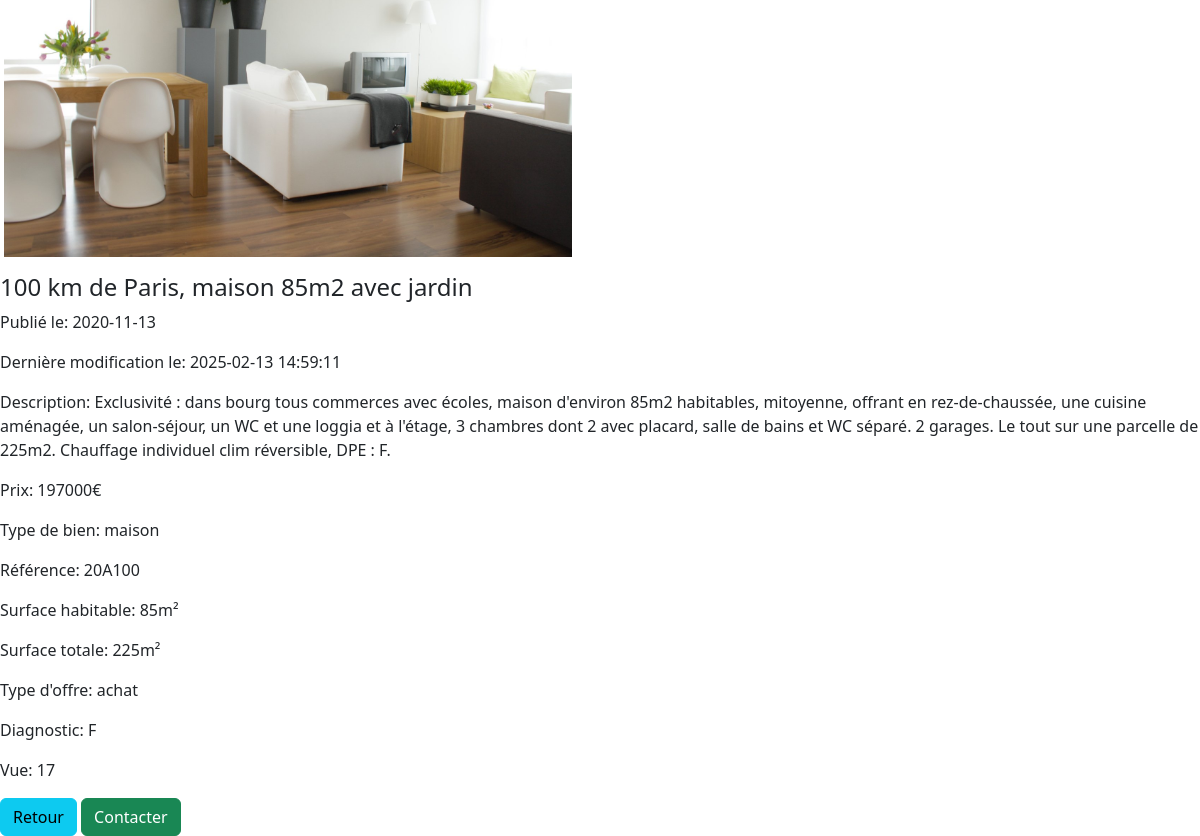
Page /annonce.php?info=1 (lower part) on the earlier database version.
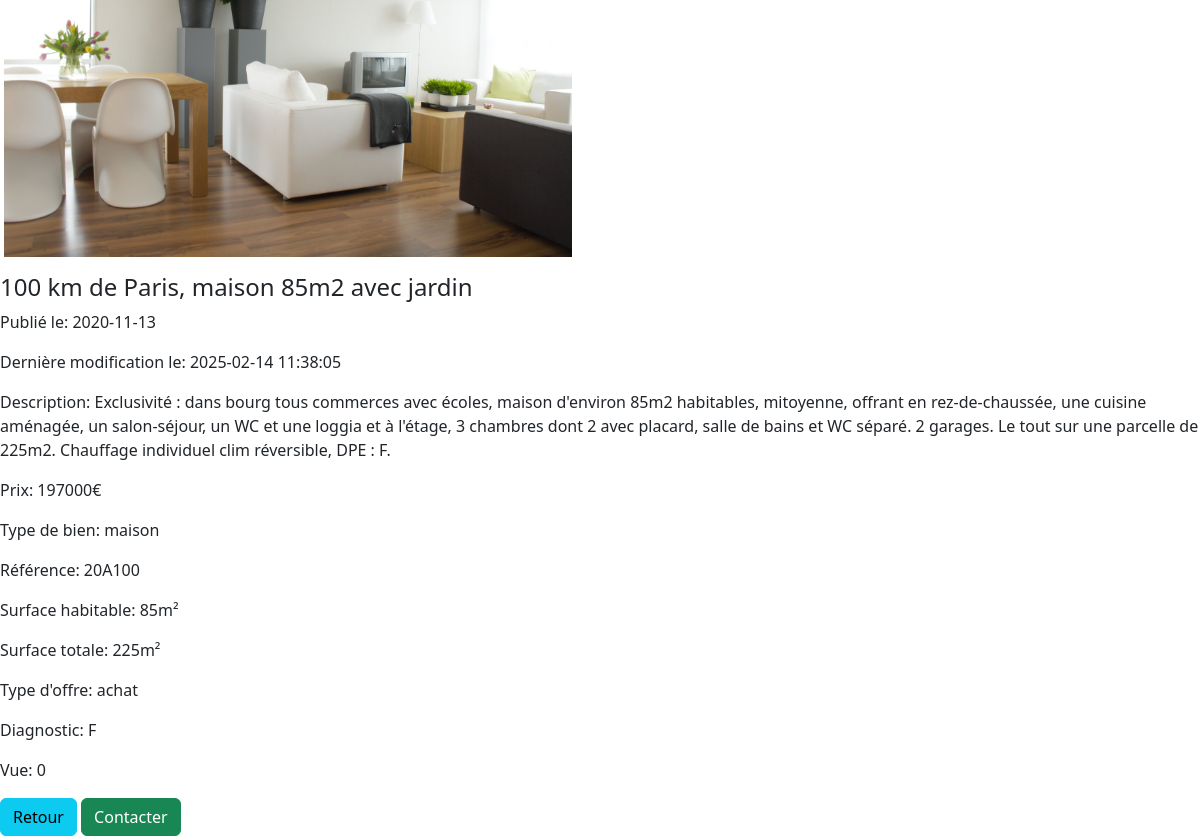
Same page on the later database version.
### tables this page shows
CREATE TABLE IF NOT EXISTS `waz_annonces` (
  `an_id` int(11) NOT NULL AUTO_INCREMENT,
  `an_pieces` int(11) DEFAULT NULL,
  `an_titre` varchar(200) NOT NULL,
  `an_ref` varchar(10) NOT NULL,
  `an_description` text NOT NULL,
  `an_local` varchar(100) DEFAULT NULL,
  `an_surf_hab` int(11) DEFAULT NULL,
  `an_surf_tot` int(11) NOT NULL,
  `an_prix` varchar(13) DEFAULT NULL,
  `an_diagnostic` varchar(1) NOT NULL,
  `an_d_ajout` date NOT NULL,
  `an_d_modif` datetime DEFAULT NULL,
  `an_statut` tinyint(1) NOT NULL,
  `an_vues` int(11) NOT NULL,
  `tb_id` int(11) NOT NULL,
  `u_id` int(11) NOT NULL,
  `to_id` int(11) NOT NULL,
  PRIMARY KEY (`an_id`),
  KEY `tb_id` (`tb_id`),
  KEY `u_id` (`u_id`),
  KEY `to_id` (`to_id`)
);

CREATE TABLE IF NOT EXISTS `waz_type_bien` (
  `tb_id` int(11) NOT NULL AUTO_INCREMENT,
  `tb_libelle` varchar(50) NOT NULL,
  PRIMARY KEY (`tb_id`)
);

CREATE TABLE IF NOT EXISTS `waz_type_offre` (
  `to_id` int(11) NOT NULL AUTO_INCREMENT,
  `to_libelle` varchar(50) NOT NULL,
  PRIMARY KEY (`to_id`)
);

### annonce.php (the view, shortened to what this page needs)
<?php
include("header.php");
$id = isset($_GET['info']) ? $_GET['info'] : '';
$stmt = $pdo->prepare("SELECT * FROM waz_annonces a JOIN waz_type_bien tb ON a.tb_id = tb.tb_id
JOIN waz_type_offre o ON a.to_id = o.to_id
WHERE an_id = ?");
$stmt->execute([$id]);
$annonce = $stmt->fetchAll(PDO::FETCH_ASSOC);
$stmtPhotos = $pdo->prepare("SELECT * FROM waz_photos WHERE an_id = ?");
$stmtPhotos->execute([$id]);
$photos = $stmtPhotos->fetchAll(PDO::FETCH_ASSOC);
?>
<?php if(count($annonce) > 0):?>
<?php foreach ($annonce as $annonceValue): ?>
    <?php foreach($photos as $photo):?>
        <img src="assets/photos/annonce_<?= htmlentities($photo['an_id'])?>/<?= htmlentities($photo['pht_libelle'])?>" alt="" class="row w-50 p-3">
    <?php endforeach;?>
    <h4><?= htmlentities($annonceValue['an_titre']) ?></h4>
        <p>Publié le: <?= htmlentities($annonceValue['an_d_ajout']) ?></p>
        <?php if ($annonceValue['an_d_modif']): ?>
            <p>Dernière modification le: <?= htmlentities($annonceValue['an_d_modif']) ?></p>
        <?php endif; ?>
        <p>Description: <?= htmlentities($annonceValue['an_description']) ?>
    <p>Prix: <?= htmlentities($annonceValue['an_prix']) ?>€</p>
    <p>Type de bien: <?= htmlentities($annonceValue['tb_libelle']) ?></p>
    <p>Référence: <?= htmlentities($annonceValue['an_ref']) ?></p>
    <p>Surface habitable: <?= htmlentities($annonceValue['an_surf_hab']) ?>m²</p>
    <p>Surface totale: <?= htmlentities($annonceValue['an_surf_tot']) ?>m²</p>
    <p>Type d'offre: <?= htmlentities($annonceValue['to_libelle']) ?></p>
    <p>Diagnostic: <?= htmlentities($annonceValue['an_diagnostic']) ?></p>
    <p>Vue: <?= htmlentities($annonceValue['an_vues']) ?></p>
    <a href="index.php" class="btn btn-info">Retour</a>
    <a href="contact.php?annonce=<?= htmlentities($annonceValue['an_id'])?>" class="btn btn-success">Contacter</a>
<?php endforeach; ?>
<?php else:?>
    <p>Annonce introuvable</p>
<?php endif;?>
<?php
    include("footer.php");
?>

Differences in the rows shown:
changed waz_annonces "100 km de Paris, maison 85m2 avec jardin": an_d_modif "2025-02-13 14:59:11" → "2025-02-14 11:38:05"; an_vues "17" → "0"
